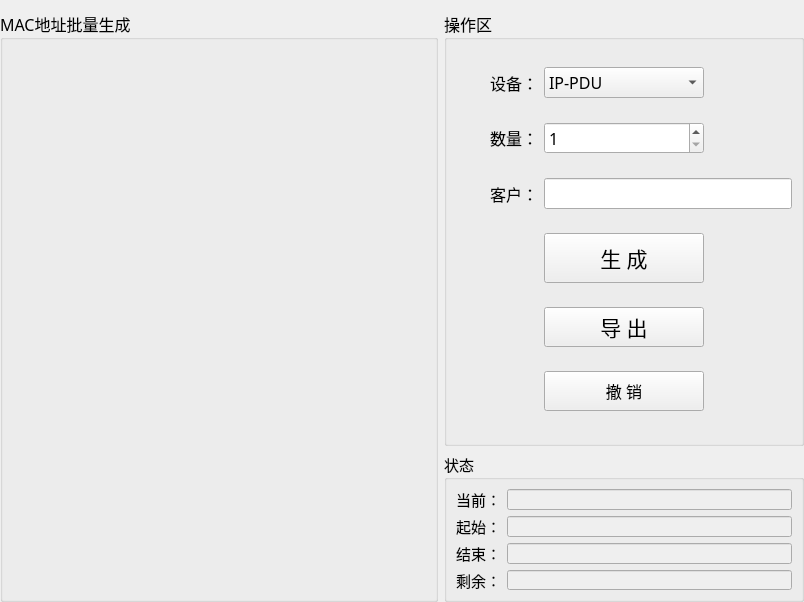
<?xml version="1.0" encoding="UTF-8"?>
<ui version="4.0">
 <class>CreateMacListWid</class>
 <widget class="QWidget" name="CreateMacListWid">
  <property name="geometry">
   <rect>
    <x>0</x>
    <y>0</y>
    <width>804</width>
    <height>602</height>
   </rect>
  </property>
  <property name="font">
   <font>
    <family>微软雅黑</family>
    <pointsize>12</pointsize>
   </font>
  </property>
  <property name="windowTitle">
   <string>Form</string>
  </property>
  <layout class="QGridLayout" name="gridLayout_4">
   <property name="leftMargin">
    <number>0</number>
   </property>
   <property name="rightMargin">
    <number>0</number>
   </property>
   <property name="bottomMargin">
    <number>0</number>
   </property>
   <item row="0" column="1">
    <widget class="QGroupBox" name="groupBox_3">
     <property name="maximumSize">
      <size>
       <width>360</width>
       <height>16777215</height>
      </size>
     </property>
     <property name="title">
      <string>操作区</string>
     </property>
     <layout class="QGridLayout" name="gridLayout_3">
      <item row="0" column="0">
       <widget class="QLabel" name="label_3">
        <property name="text">
         <string>设备：</string>
        </property>
        <property name="alignment">
         <set>Qt::AlignRight|Qt::AlignTrailing|Qt::AlignVCenter</set>
        </property>
       </widget>
      </item>
      <item row="0" column="1">
       <widget class="QComboBox" name="typeBox">
        <item>
         <property name="text">
          <string>IP-PDU</string>
         </property>
        </item>
        <item>
         <property name="text">
          <string>MPDU</string>
         </property>
        </item>
        <item>
         <property name="text">
          <string>RPDU</string>
         </property>
        </item>
        <item>
         <property name="text">
          <string>ZPDU</string>
         </property>
        </item>
        <item>
         <property name="text">
          <string>ATS</string>
         </property>
        </item>
       </widget>
      </item>
      <item row="1" column="0">
       <widget class="QLabel" name="label_2">
        <property name="text">
         <string>数量：</string>
        </property>
        <property name="alignment">
         <set>Qt::AlignRight|Qt::AlignTrailing|Qt::AlignVCenter</set>
        </property>
       </widget>
      </item>
      <item row="1" column="1">
       <widget class="QSpinBox" name="spinBox">
        <property name="minimum">
         <number>1</number>
        </property>
        <property name="maximum">
         <number>9999</number>
        </property>
       </widget>
      </item>
      <item row="2" column="0">
       <widget class="QLabel" name="label">
        <property name="text">
         <string>客户：</string>
        </property>
        <property name="alignment">
         <set>Qt::AlignRight|Qt::AlignTrailing|Qt::AlignVCenter</set>
        </property>
       </widget>
      </item>
      <item row="2" column="1" colspan="2">
       <widget class="QLineEdit" name="nameEdit"/>
      </item>
      <item row="3" column="0">
       <spacer name="horizontalSpacer">
        <property name="orientation">
         <enum>Qt::Horizontal</enum>
        </property>
        <property name="sizeHint" stdset="0">
         <size>
          <width>81</width>
          <height>20</height>
         </size>
        </property>
       </spacer>
      </item>
      <item row="3" column="1">
       <widget class="QPushButton" name="createBtn">
        <property name="minimumSize">
         <size>
          <width>160</width>
          <height>50</height>
         </size>
        </property>
        <property name="maximumSize">
         <size>
          <width>200</width>
          <height>16777215</height>
         </size>
        </property>
        <property name="font">
         <font>
          <family>微软雅黑</family>
          <pointsize>16</pointsize>
         </font>
        </property>
        <property name="text">
         <string>生 成</string>
        </property>
       </widget>
      </item>
      <item row="3" column="2">
       <spacer name="horizontalSpacer_2">
        <property name="orientation">
         <enum>Qt::Horizontal</enum>
        </property>
        <property name="sizeHint" stdset="0">
         <size>
          <width>81</width>
          <height>20</height>
         </size>
        </property>
       </spacer>
      </item>
      <item row="4" column="0">
       <spacer name="horizontalSpacer_5">
        <property name="orientation">
         <enum>Qt::Horizontal</enum>
        </property>
        <property name="sizeHint" stdset="0">
         <size>
          <width>81</width>
          <height>20</height>
         </size>
        </property>
       </spacer>
      </item>
      <item row="4" column="1">
       <widget class="QPushButton" name="exportBtn">
        <property name="minimumSize">
         <size>
          <width>160</width>
          <height>40</height>
         </size>
        </property>
        <property name="maximumSize">
         <size>
          <width>200</width>
          <height>16777215</height>
         </size>
        </property>
        <property name="font">
         <font>
          <family>微软雅黑</family>
          <pointsize>16</pointsize>
         </font>
        </property>
        <property name="text">
         <string>导 出</string>
        </property>
       </widget>
      </item>
      <item row="4" column="2">
       <spacer name="horizontalSpacer_3">
        <property name="orientation">
         <enum>Qt::Horizontal</enum>
        </property>
        <property name="sizeHint" stdset="0">
         <size>
          <width>81</width>
          <height>20</height>
         </size>
        </property>
       </spacer>
      </item>
      <item row="5" column="0">
       <spacer name="horizontalSpacer_6">
        <property name="orientation">
         <enum>Qt::Horizontal</enum>
        </property>
        <property name="sizeHint" stdset="0">
         <size>
          <width>81</width>
          <height>20</height>
         </size>
        </property>
       </spacer>
      </item>
      <item row="5" column="1">
       <widget class="QPushButton" name="revokeBtn">
        <property name="minimumSize">
         <size>
          <width>160</width>
          <height>40</height>
         </size>
        </property>
        <property name="maximumSize">
         <size>
          <width>200</width>
          <height>16777215</height>
         </size>
        </property>
        <property name="text">
         <string>撤 销</string>
        </property>
       </widget>
      </item>
      <item row="5" column="2">
       <spacer name="horizontalSpacer_4">
        <property name="orientation">
         <enum>Qt::Horizontal</enum>
        </property>
        <property name="sizeHint" stdset="0">
         <size>
          <width>81</width>
          <height>20</height>
         </size>
        </property>
       </spacer>
      </item>
     </layout>
    </widget>
   </item>
   <item row="1" column="1">
    <widget class="QGroupBox" name="groupBox_2">
     <property name="maximumSize">
      <size>
       <width>360</width>
       <height>150</height>
      </size>
     </property>
     <property name="font">
      <font>
       <family>微软雅黑</family>
       <pointsize>11</pointsize>
      </font>
     </property>
     <property name="title">
      <string>状态</string>
     </property>
     <layout class="QGridLayout" name="gridLayout_2">
      <item row="0" column="0">
       <widget class="QLabel" name="label_7">
        <property name="text">
         <string>当前：</string>
        </property>
        <property name="alignment">
         <set>Qt::AlignRight|Qt::AlignTrailing|Qt::AlignVCenter</set>
        </property>
       </widget>
      </item>
      <item row="0" column="1">
       <widget class="QLineEdit" name="macEdit">
        <property name="enabled">
         <bool>false</bool>
        </property>
       </widget>
      </item>
      <item row="1" column="0">
       <widget class="QLabel" name="label_5">
        <property name="text">
         <string>起始：</string>
        </property>
        <property name="alignment">
         <set>Qt::AlignRight|Qt::AlignTrailing|Qt::AlignVCenter</set>
        </property>
       </widget>
      </item>
      <item row="1" column="1">
       <widget class="QLineEdit" name="startEdit">
        <property name="enabled">
         <bool>false</bool>
        </property>
       </widget>
      </item>
      <item row="2" column="0">
       <widget class="QLabel" name="label_6">
        <property name="text">
         <string>结束：</string>
        </property>
        <property name="alignment">
         <set>Qt::AlignRight|Qt::AlignTrailing|Qt::AlignVCenter</set>
        </property>
       </widget>
      </item>
      <item row="2" column="1">
       <widget class="QLineEdit" name="endEdit">
        <property name="enabled">
         <bool>false</bool>
        </property>
       </widget>
      </item>
      <item row="3" column="0">
       <widget class="QLabel" name="label_13">
        <property name="text">
         <string>剩余：</string>
        </property>
        <property name="alignment">
         <set>Qt::AlignRight|Qt::AlignTrailing|Qt::AlignVCenter</set>
        </property>
       </widget>
      </item>
      <item row="3" column="1">
       <widget class="QLineEdit" name="countEdit">
        <property name="enabled">
         <bool>false</bool>
        </property>
       </widget>
      </item>
     </layout>
    </widget>
   </item>
   <item row="0" column="0" rowspan="2">
    <widget class="QGroupBox" name="groupBox">
     <property name="title">
      <string>MAC地址批量生成</string>
     </property>
     <layout class="QGridLayout" name="gridLayout">
      <property name="leftMargin">
       <number>0</number>
      </property>
      <property name="topMargin">
       <number>0</number>
      </property>
      <property name="rightMargin">
       <number>0</number>
      </property>
      <property name="bottomMargin">
       <number>0</number>
      </property>
      <item row="0" column="0">
       <widget class="QWidget" name="widget" native="true"/>
      </item>
     </layout>
    </widget>
   </item>
  </layout>
 </widget>
 <resources/>
 <connections/>
</ui>
